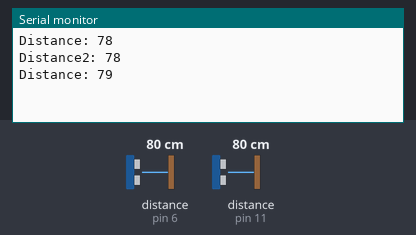
Bench run of a sketch on a simulated Arduino Uno, built with avr-gcc and run on an emulated ATmega328P. Parts: the last lines printed to the serial monitor. Wiring (inferred from the names in the program): 2 × ultrasonic range finder: trigger pin 5, echo pin 6 / trigger pin 10, echo pin 11. The test bench sets the inputs (shaded band); at power-on: distance to the obstacle (sensors on pin 6, pin 11) 80 cm. The echo pulse lasts 58.3 µs per cm.

Above: at 2.8 s.
2.9 s: distance to the obstacle (sensor on pin 6) set to 2 cm
At 3.4 s:
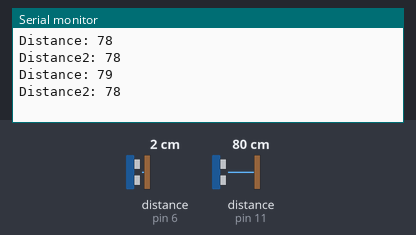
5.6 s: distance to the obstacle (sensor on pin 11) set to 2 cm
At 6.8 s:
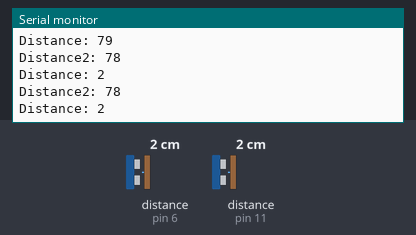
8.3 s: distance to the obstacle (sensor on pin 6) set to 4 cm
At 9.5 s:
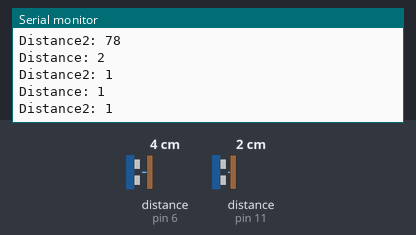
11.0 s: distance to the obstacle (sensor on pin 11) set to 4 cm
At 11.8 s:
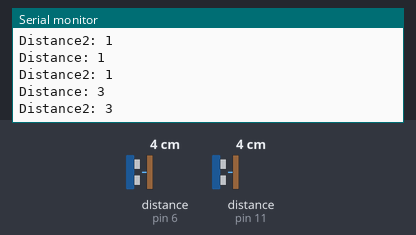
Timing chart, 0 to 14.0 s (numbered marks = the images above; inputs shaded):
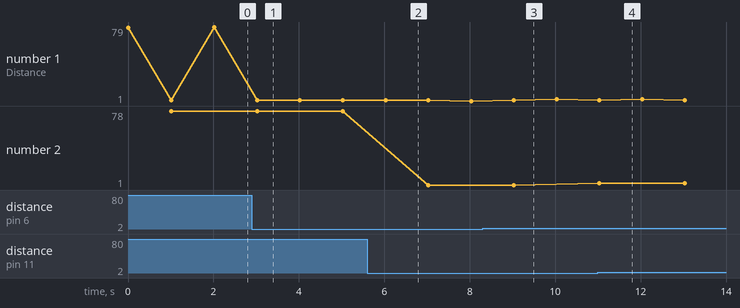

The sketch:

2sesnors_Ultrasonic_test.ino
```cpp
/*
* Ultrasonic Sensor HC-SR04 and Arduino Tutorial
*
* Crated by Dejan Nedelkovski,
* www.HowToMechatronics.com
*
*/
// defines pins numbers
const int trigPin = 5;
const int echoPin = 6;
const int trigPin1 = 10;
const int echoPin1 = 11;
long duration,duration2;
int distance,distance2;
void setup() {
pinMode(trigPin, OUTPUT); // Sets the trigPin as an Output
pinMode(echoPin, INPUT); // Sets the echoPin as an Input
pinMode(trigPin1, OUTPUT); // Sets the trigPin as an Output
pinMode(echoPin1, INPUT);
Serial.begin(9600); // Starts the serial communication
}
void loop() {
//Clears the trigPin
digitalWrite(trigPin, LOW);
delayMicroseconds(2);
// Sets the trigPin on HIGH state for 10 micro seconds
digitalWrite(trigPin, HIGH);
delayMicroseconds(10);
digitalWrite(trigPin, LOW);
// Reads the echoPin, returns the sound wave travel time in microseconds
duration = pulseIn(echoPin, HIGH);
// Calculating the distance
distance= duration*0.034/2;
// Prints the distance on the Serial Monitor
Serial.print("Distance: ");
Serial.println(distance);
delay(1000);

//Clears the trigPin
digitalWrite(trigPin1, LOW);
delayMicroseconds(2);
// Sets the trigPin on HIGH state for 10 micro seconds
digitalWrite(trigPin1, HIGH);
delayMicroseconds(10);
digitalWrite(trigPin1, LOW);
// Reads the echoPin, returns the sound wave travel time in microseconds
duration2 = pulseIn(echoPin1, HIGH);
// Calculating the distance
distance2= duration2*0.034/2;
// Prints the distance on the Serial Monitor
Serial.print("Distance2: ");
Serial.println(distance2);
delay(1000);


}
```

Measured:
- after the input at 11.0 s, the serial monitor: prints a new line at once (image 4)
- plotted number 1: 2 → 1 after the input at 5.6 s, 1 → 3 after the input at 8.3 s
- plotted number 2: 78 → 1 after the input at 5.6 s
